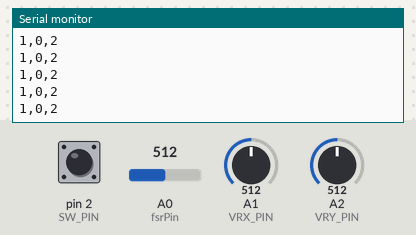
The sketch below on a simulated Arduino Uno, built with avr-gcc and run on an emulated ATmega328P. Shown: the last lines printed to the serial monitor. Inputs (shaded band) come from the test bench; at power-on: A1 (VRX_PIN) = 512, A0 (fsrPin) = 512, pin 2 (SW_PIN) HIGH, A2 (VRY_PIN) = 512.

Above: at 1.2 s.
1.3 s: A1 (VRX_PIN) set to 716
At 1.34 s:
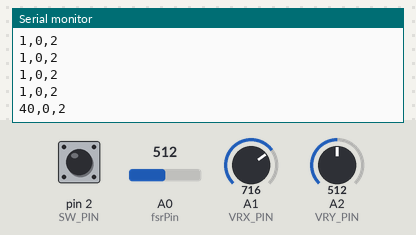
2.8 s: A1 (VRX_PIN) set to 306
At 2.8 s:
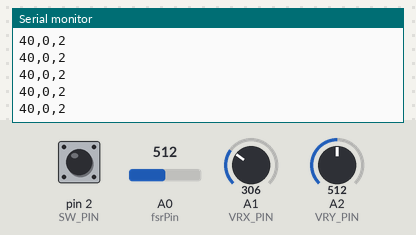
5.8 s: A0 (fsrPin) set to 10
At 5.84 s:
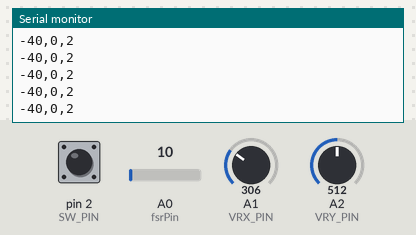
7.3 s: A1 (VRX_PIN) set to 900
At 7.3 s:
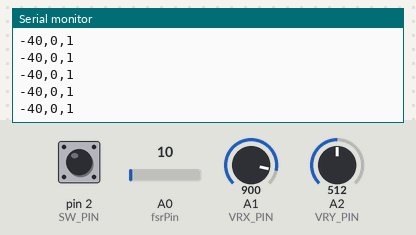
10.3 s: pin 2 (SW_PIN) pulled LOW for 0.15 s
At 10.4 s:
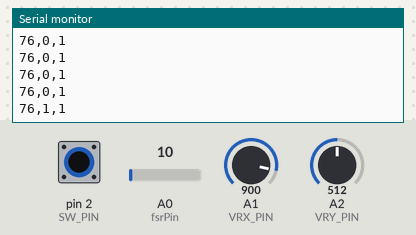
11.9 s: A0 (fsrPin) set to 0
At 11.92 s:
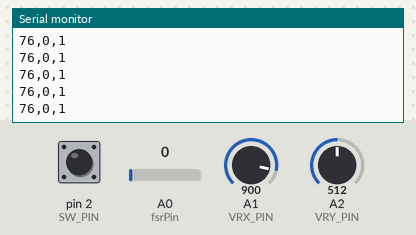
Timing chart, 0 to 14.4 s (numbered marks = the images above; inputs shaded):
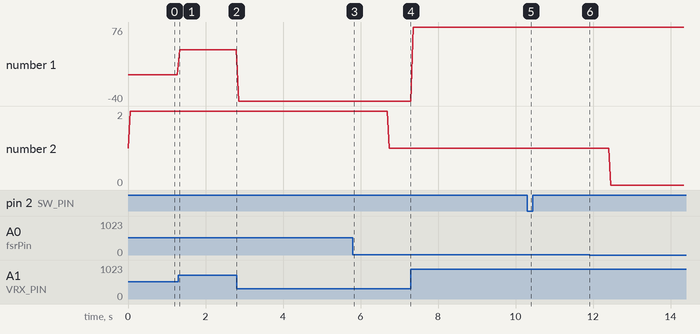

Measured:
- after the input at 1.3 s, the serial monitor: prints a new line at once (image 1)
- after the input at 10.3 s, the serial monitor: prints a new line after 0.10 s (image 5)
- plotted number 1: 1 → 40 after the input at 1.3 s, 40 → -40 after the input at 2.8 s, -40 → 76 after the input at 7.3 s
- plotted number 2: 2 → 1 after the input at 5.8 s

The sketch:

FinalProjectHCI.ino
```cpp
#include <CircularBuffer.h>
#include <ezButton.h>


//////joystick variabels
#define VRX_PIN  A1 // Arduino pin connected to VRX pin
#define VRY_PIN  A2 // Arduino pin connected to VRY pin
#define SW_PIN   2  // Arduino pin connected to SW  pin

ezButton button(SW_PIN);

int xValue = 0; // To store value of the X axis
int yValue = 0; // To store value of the Y axis
int bValue = 0; // To store value of the button
bool isPressedFlag = true;

////// fsr variables

int fsrPin = 0;     // the FSR and 10K pulldown are connected to a0
float fsrReading;     // the analog reading from the FSR resistor divider

float sum = -100.0;
bool firstSumFlag = true;


CircularBuffer<float,18> fivePaddles;

//variables to send to unity
//xValue
int isPressed = 0;
int fsrToUnity = 0;


void setup() {
  Serial.begin(9600);
  button.setDebounceTime(50); // set debounce time to 50 milliseconds
}

int counter = 0;
float stopFsr = 0.0;

void loop() {
  button.loop(); // MUST call the loop() function first
  //fsr reading data
  fsrReading = analogRead(fsrPin);
  stopFsr = fsrReading;

  // Serial.println(fsrReading);

  fsrReading /= 100.0f;

  if(fsrReading != 0.0){
    counter = 0;
    if(sum == -100.0){
      // Serial.println("start paddeling!!!!!!!!!!!!!!!!!!!!!!!!!!!!!!!!");
      //TODO: ADD CLEAR TO THE BUFFER AND CHECK
      fivePaddles.clear();
      sum = 0.0;
      fsrToUnity = 1;
    }else if(sum > 20.0){
       fsrToUnity = 2;
    }else if(sum < 3){
      fsrToUnity = 0;
    }else{
      fsrToUnity = 1;
    }
    fivePaddles.unshift((float)fsrReading);
    // Serial.println("MOVE" + joystick);
    if(firstSumFlag){
      for(int i=0; i<fivePaddles.capacity; i++){
          sum += fivePaddles[i];
      }
      firstSumFlag = false;
    }else{
        sum -= fivePaddles.last();
        sum += fivePaddles.first();
    }
  }else{
    counter += 1;
    counter = counter % 10;

    if(counter == 0) {
          // Serial.println("STOP" + joystick);
          sum = -100.0;
          fsrToUnity = 0;
    }
  }

  // Serial.println(sum);


  //joystick reading & printing to unity
  //TODO: union of print to one line!!!!!!!!!!!!!!!!!!!!!!!!!!!!!!!!!

  xValue = analogRead(VRX_PIN);
  yValue = analogRead(VRY_PIN);

  bValue = button.getState();

  if (button.isPressed() && isPressedFlag) {
    isPressed = 1;
    isPressedFlag = false;
    // TODO do something here
  }

  if (button.isReleased()) {
    isPressed = 0;
    isPressedFlag = true;
    // TODO do something here
  }

  Serial.print(map(xValue, 1023, 0, 100, -100));
  Serial.print(",");
  Serial.print(isPressed);
  Serial.print(",");
  Serial.println(fsrToUnity);

  isPressed = 0;

  delay(60);

}
```
